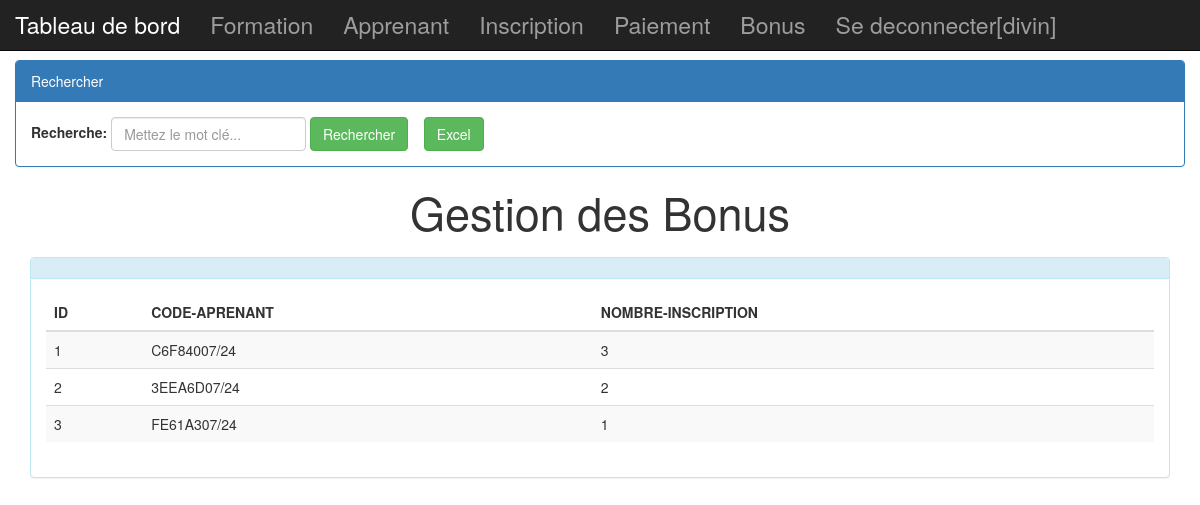
/view/bonus.php (signed in), run on the app's committed database.
### tables this page shows
CREATE TABLE `bonus` (
  `id` int(11) NOT NULL,
  `code_apprenant` varchar(15) NOT NULL,
  `nombre_inscript` int(11) NOT NULL
);

### model/selection_bonus.php (called while the page is built)
<?php
	$mc=isset($_GET['motcle'])?$_GET['motcle']:"";
		$requete="SELECT * FROM bonus WHERE code_apprenant LIKE '%$mc%' ORDER BY nombre_inscript DESC";
	$resultat=$pdo->query($requete);

### view/bonus.php (the view, shortened to what this page needs)
<?php
	$id=1;
?>
<!DOCTYPE html>
<html>
<head>
	<link rel="stylesheet" type="text/css" href="../includes/css/bootstrap.css">
</head>
	<body>
		<div class="navbar navbar-inverse navbar-fixed-top">
			<?php 	require_once('menu.php'); ?>
		</div>
	<?php
	    require_once("../bdd/connexion.php");
		require_once('../model/selection_bonus.php');
	?>
			<div class="contenair col-lg-12 col-md-6 divin">
		<div class="panel panel-primary ">
				<div class="panel-heading">
					Rechercher
				</div>
				<div class="panel-body">
			<form method="get" action="" class="form-inline">
						<div class="form-group">
							<label for="propri">Recherche:</label>
							<input type="text" name="motcle" class="form-control" placeholder="Mettez le mot clé..." value="<?php echo $mc ?>">
						</div>
						<button type="submit" class="btn btn-success">
						Rechercher</button>
						  <button class="btn btn-success" title="Exporter vers Excel" name="export5">Excel</button>
					</form>
		</div>
			</div>
		<div align="center">
			<h1 style="font-size: 45px;">
				Gestion des Bonus
			</h1>
		</div>
			<div class="col-md-12 col-xs-12">
				<div class="panel panel-info spacer">
					<div class="panel-heading">
					</div>
					<div class="panel-body">
						<div class="table-responsive table--no-card m-b-30">
						<table class="table table-striped">
							<thead>
								<tr>
									<th>ID</th><th>CODE-APRENANT</th><th>NOMBRE-INSCRIPTION</th>
								</tr>
							</thead>
							<tbody>
								<?php while ($et=$resultat->fetch()){?>
								<tr>
								<td><?php  echo $id;?></td>
								<td><?php  echo($et['code_apprenant'])?></td>
								<td><?php  echo($et['nombre_inscript'])?></td>
											</tr>
									<?php $id++; } ?>
							</tbody>
						</table>
					</div>
					</div>
				</div>
			</div>
	</body>
</html>

### view/bonus.php (style rules this page uses)
.spacer { margin-top: 10px; }
.divin { margin-top: 60px; }

### data on the page
bonus: code_apprenant "C6F84007/24", nombre_inscript "3"
bonus: code_apprenant "3EEA6D07/24", nombre_inscript "2"
bonus: code_apprenant "FE61A307/24", nombre_inscript "1"

### other printed values
$_SESSION['nom'] "divin"
